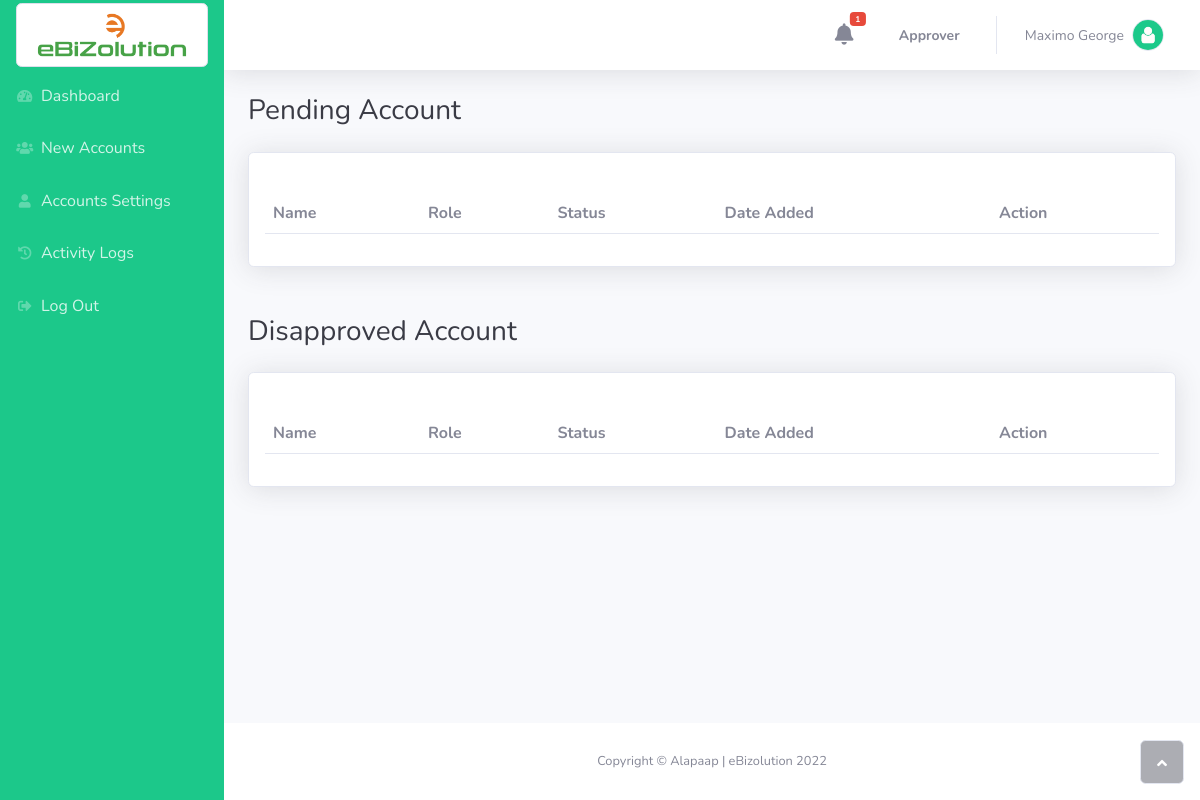
Before: /user/new_users.php (signed in) with the older database file.
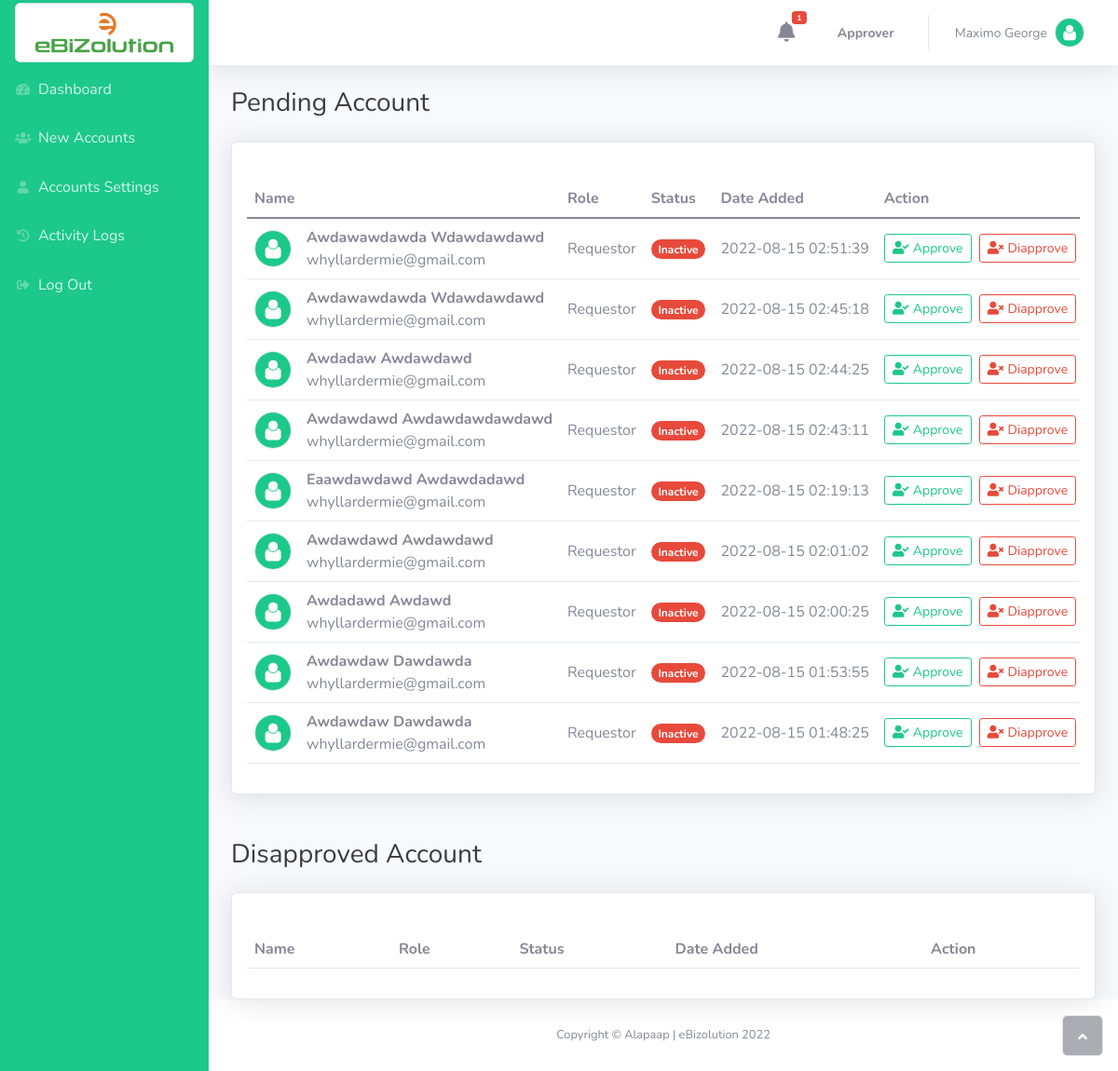
After: the same page with the newer database file.
### tables this page shows
CREATE TABLE `tbl_user` (
  `uid` int(11) NOT NULL,
  `email_add` text DEFAULT NULL,
  `password` text DEFAULT NULL,
  `first_name` text DEFAULT NULL,
  `last_name` text DEFAULT NULL,
  `middle_name` text DEFAULT NULL,
  `home_address` text DEFAULT NULL,
  `contact_no` text DEFAULT NULL,
  `image` text DEFAULT NULL,
  `status` text DEFAULT NULL,
  `is_online` text DEFAULT '0',
  `token` text DEFAULT NULL,
  `attempt` text DEFAULT NULL,
  `role` text DEFAULT NULL,
  `sub_role` text DEFAULT NULL,
  `default_role` text DEFAULT NULL,
  `multi_role` longtext DEFAULT NULL CHECK (json_valid(`multi_role`)),
  `title` text DEFAULT NULL,
  `designation` text DEFAULT NULL,
  `department` text DEFAULT NULL,
  `date_created` timestamp NOT NULL DEFAULT current_timestamp() ON UPDATE current_timestamp(),
  `date_modified` datetime DEFAULT NULL,
  `created_by` text DEFAULT NULL
);

### user/new_users.php (the view, shortened to what the changed rows need)
<?php
include '../model/connection.php';
?>
<!DOCTYPE html>
<html lang="en">
    <head>
        <link rel="stylesheet" href="assets/bootstrap/css/bootstrap.min.css">
        <link rel="stylesheet" href="assets/css/dataTables.bootstrap5.min.css">
        <link rel="stylesheet" href="assets/fonts/fontawesome-all.min.css">
        <link rel="stylesheet" href="assets/fonts/font-awesome.min.css">
        <link rel="stylesheet" href="assets/fonts/fontawesome5-overrides.min.css">
    </head>
    <body id="page-top">
        <div id="wrapper">
            <div class="d-flex flex-column" id="content-wrapper">
                <div id="content">
                    <div class="container-fluid mb-5">
                        <div class="card shadow">
                            <div class="card-body">
                                <div class="table-responsive pt-4">
                                    <table class="table table-hover align-middle user-select-none text-nowrap" id="user_datatables">
                                        <thead>
                                            <tr>
                                                <th>Name</th>
                                                <th>Role</th>
                                                <th>Status</th>
                                                <th>Date Added</th>
                                                <th>Action</th>
                                            </tr>
                                        </thead>
                                        <tbody>
                                            <?php
                                                $list_users = mysqli_query($conn,"SELECT * FROM tbl_user where status = '0' ORDER BY date_created DESC");
                                                    while ($rows_users = mysqli_fetch_array($list_users)):
                                                        $Requestor = (strpos($rows_users['role'],'1') !== false) ? 'Requestor ' : '';
                                                        $Approver = (strpos($rows_users['role'],'2') !== false) ? 'Approver ' : '';
                                                        $Receiver = (strpos($rows_users['role'],'3') !== false) ? 'Receiver ' : '';
                                                        $Performer = (strpos($rows_users['role'],'4') !== false) ? 'Performer ' : '';
                                                        $Confirmer = (strpos($rows_users['role'],'5') !== false) ? 'Confirmer ' : '';
                                                        $Verifier = (strpos($rows_users['role'],'6') !== false) ? 'Verifier' : '';
                                                        if($rows_users['image'] != null){
                                                            $image = "../user/".$rows_users['image'];
                                                        }else{
                                                            $image = 'assets/img/profile.jpg';
                                                        }
                                                        $multi_role = $Requestor.$Approver.$Receiver.$Performer.$Confirmer.$Verifier;
                                                        if($rows_users['status'] == 0 ){
                                                            $stat = '<span class="badge rounded-pill bg-danger">Inactive</span>';
                                                        }
                                                        echo '<tr>';
                                                            echo '<td>';
                                                                echo '<div class="d-flex justify-content-start align-items-center gap-3">';
                                                                    echo '<div><img class="border rounded-circle img-profile"  src="../user/'.$image.'" width="40"  /></div>';
                                                                    echo '<div><span class="d-block fw-bold">'.ucwords($rows_users['first_name']).'&nbsp;'.ucwords($rows_users['last_name']).'</span><span class="d-block">'.$rows_users['email_add'].'</span></div>';
                                                                echo '</div>';
                                                            echo '</td>';
                                                            echo '<td><span>'.$multi_role.'</span></td>';
                                                            echo '<th>'.$stat.'</th>';
                                                            echo '<td>'.$rows_users['date_created'].'</td>';
                                                            echo '<td >';
                                                                echo '<a class="btn btn-outline-success btn-sm shadow-none me-2" data-bs-target="#new_account'.$rows_users['uid'].'" data-bs-toggle="modal" ><i class="fa-fw fas fa-user-check me-1"></i>Approve</a>';
                                                                echo '<a class="btn btn-outline-danger btn-sm shadow-none" data-bs-target="#remove_account'.$rows_users['uid'].'" data-bs-toggle="modal" ><i class="fa-fw fas fa-user-times me-1"></i>Diapprove</a>';
                                                            echo '</td>';
                                                        echo '</tr>';
                                                    endwhile;
                                            ?>
                                        </tbody>
                                    </table>
                                </div>
                            </div>
                        </div>
                    </div>
                    <div class="container-fluid">
                        <div class="card shadow">
                            <div class="card-body">
                                <div class="table-responsive pt-4">
                                    <table class="table table-hover align-middle user-select-none text-nowrap" id="user_datatables_disapproved">
                                        <thead>
                                            <tr>
                                                <th>Name</th>
                                                <th>Role</th>
                                                <th>Status</th>
                                                <th>Date Added</th>
                                                <th>Action</th>
                                            </tr>
                                        </thead>
                                    </table>
                                </div>
                            </div>
                        </div>
                    </div>
                </div>
            </div>
        </div>
    </body>
</html>

Changed rows visible on the page:
added tbl_user: first_name "Awdawawdawda", last_name "Wdawdawdawd", email_add "whyllardermie@gmail.com", role "Requestor", status "Inactive", date_created "2022-08-15 02:51:39"
added tbl_user: first_name "Awdawawdawda", last_name "Wdawdawdawd", email_add "whyllardermie@gmail.com", role "Requestor", status "Inactive", date_created "2022-08-15 02:45:18"
added tbl_user: first_name "Awdadaw", last_name "Awdawdawd", email_add "whyllardermie@gmail.com", role "Requestor", status "Inactive", date_created "2022-08-15 02:44:25"
added tbl_user: first_name "Awdawdawd", last_name "Awdawdawdawdawd", email_add "whyllardermie@gmail.com", role "Requestor", status "Inactive", date_created "2022-08-15 02:43:11"
added tbl_user: first_name "Eaawdawdawd", last_name "Awdawdadawd", email_add "whyllardermie@gmail.com", role "Requestor", status "Inactive", date_created "2022-08-15 02:19:13"
added tbl_user: first_name "Awdawdawd", last_name "Awdawdawd", email_add "whyllardermie@gmail.com", role "Requestor", status "Inactive", date_created "2022-08-15 02:01:02"
added tbl_user: first_name "Awdadawd", last_name "Awdawd", email_add "whyllardermie@gmail.com", role "Requestor", status "Inactive", date_created "2022-08-15 02:00:25"
added tbl_user: first_name "Awdawdaw", last_name "Dawdawda", email_add "whyllardermie@gmail.com", role "Requestor", status "Inactive", date_created "2022-08-15 01:53:55"
added tbl_user: first_name "Awdawdaw", last_name "Dawdawda", email_add "whyllardermie@gmail.com", role "Requestor", status "Inactive", date_created "2022-08-15 01:48:25"
